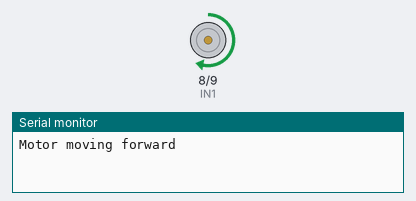
A sketch run on a simulated Arduino Uno, built with avr-gcc and run on an emulated ATmega328P. Shown: motor-driver pin pairs drawn as motors (green arrow = first pin HIGH = forward, orange = second pin HIGH = backward, longer = more drive, scaled by the enable pin), the last lines printed to the serial monitor.

Above: at 1.0 s.
At 2.5 s:
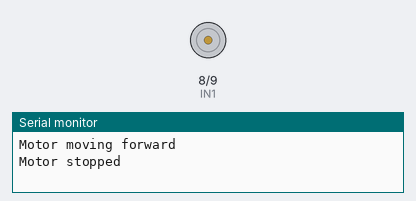
At 4.0 s:
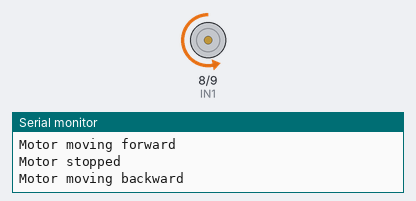
Timing chart, 0 to 7.8 s (numbered marks = the images above):
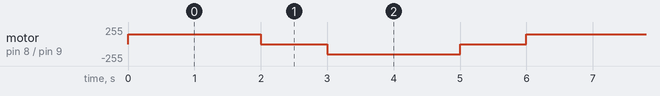

Measured:
- by itself, motor on pin 8 (IN1) / pin 9 (IN2): repeats every 6.0 s: stopped 1.0 s, backward 150/255 2.0 s, stopped 1.0 s, forward 150/255 2.0 s

The sketch:

motor_test_code.ino
```cpp
// Define the motor control pins
#define IN1 8  // Motor direction pin 1
#define IN2 9  // Motor direction pin 2
#define ENA 10 // Motor speed pin (PWM)

// Define the motor speed (0-255)
int motorSpeed = 150;

void setup() {
  // Set motor control pins as output
  pinMode(IN1, OUTPUT);
  pinMode(IN2, OUTPUT);
  pinMode(ENA, OUTPUT);

  // Initialize serial communication for debugging
  Serial.begin(9600);
}

void loop() {
  // Forward direction
  Serial.println("Motor moving forward");
  digitalWrite(IN1, HIGH); // Set IN1 HIGH
  digitalWrite(IN2, LOW);  // Set IN2 LOW
  analogWrite(ENA, motorSpeed); // Set motor speed
  delay(2000); // Run for 2 seconds

  // Stop the motor
  Serial.println("Motor stopped");
  analogWrite(ENA, 0); // Set speed to 0
  delay(1000); // Wait for 1 second

  // Reverse direction
  Serial.println("Motor moving backward");
  digitalWrite(IN1, LOW);  // Set IN1 LOW
  digitalWrite(IN2, HIGH); // Set IN2 HIGH
  analogWrite(ENA, motorSpeed); // Set motor speed
  delay(2000); // Run for 2 seconds

  // Stop the motor again
  Serial.println("Motor stopped");
  analogWrite(ENA, 0); // Set speed to 0
  delay(1000); // Wait for 1 second
}
```
